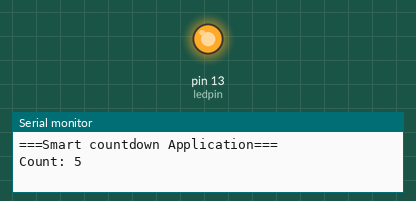
A sketch run on a simulated Arduino Uno, built with avr-gcc and run on an emulated ATmega328P. Parts: output pins drawn as LEDs (lit = HIGH), the last lines printed to the serial monitor.

Above: at 0.1 s.
At 14.2 s:
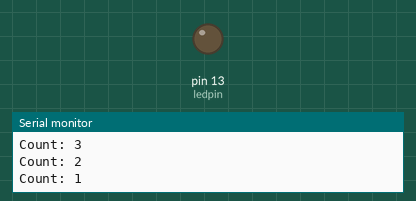
Timing chart, 0 to 15.7 s (numbered marks = the images above):
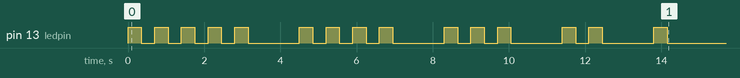

The sketch:

assignment1.cpp.ino
```cpp
int startvalue = 5;
int ledpin = 13;
void FlashLED(int times){
  int i=0;
  while(i<times) {
   // THIS BLINKS THE LED FOR 0.35 SECONDS
    digitalWrite(ledpin, HIGH);
    delay(350);
    digitalWrite(ledpin, LOW);
    delay(350);
    i++;

  }
}


void setup() { // put your setup code here, to run once:

  pinMode(ledpin, OUTPUT);
  Serial.begin(9600);
  Serial.println();
  Serial.println("===Smart countdown Application===");
  int count=startvalue;
  while(count>0){
    Serial.print("Count: ");
    Serial.println(count);
    FlashLED(count);  //BLINK THE LED
    delay(1000);      //WAITS FOR 1 SECOND EACH TIME
    count--;

  }
  Serial.println("=== Countdown complete === ");


}

void loop() {
  // put your main code here, to run repeatedly:


}
```
